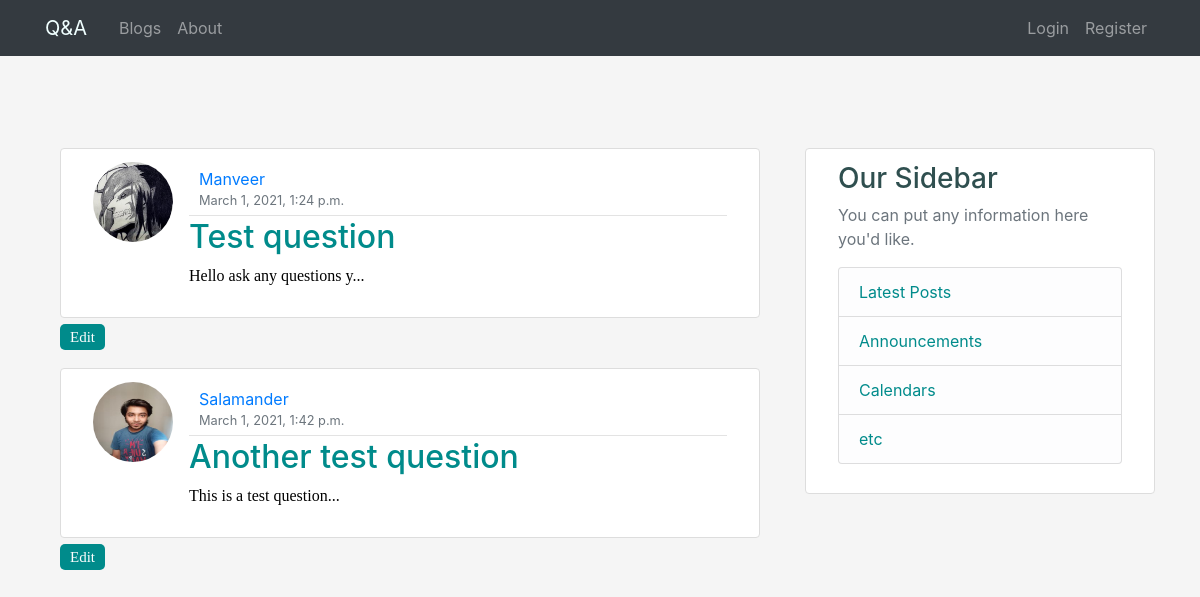
Before: /quesans/ with the older database file.
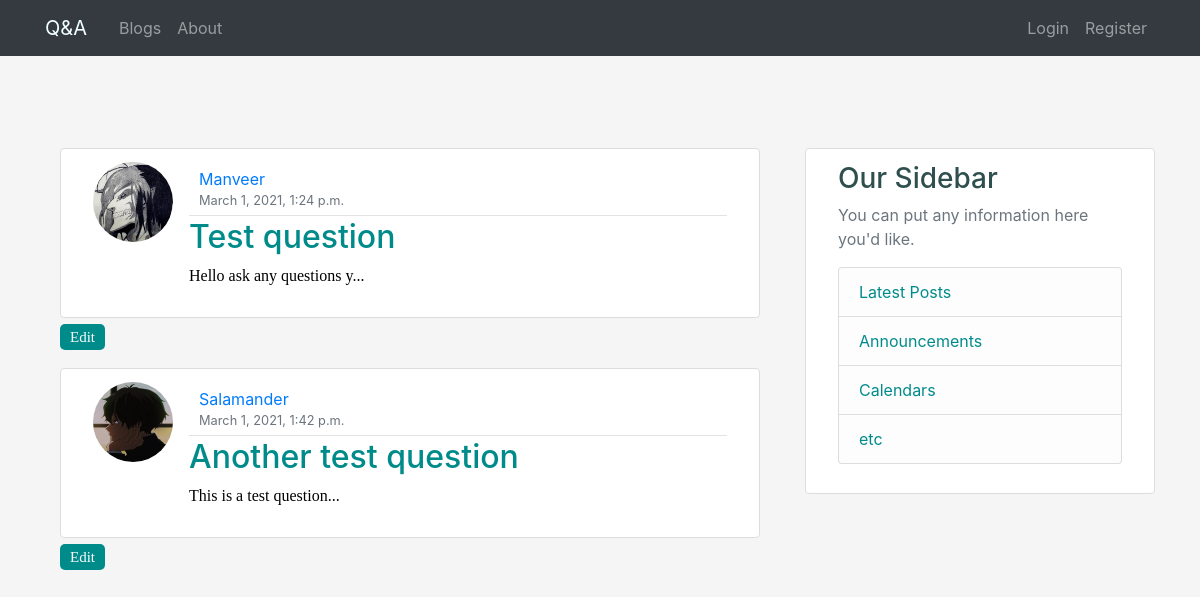
After: the same page with the newer database file.
### quesans/models.py (models this page shows, shortened)
class Question(models.Model):
    title = models.CharField(max_length=100)
    desc = models.TextField()
    author=models.ForeignKey(User,on_delete=models.CASCADE,default=None)
    created_on = models.DateTimeField(auto_now=True)
    slug=models.SlugField()
    def snippet(self):
        return self.desc[:25]+"..."

### users/models.py (models this page shows, shortened)
class Profile(models.Model):
    user = models.OneToOneField(User, on_delete=models.CASCADE)
    image = models.ImageField(default='default.jpg', upload_to='profile_pics')
    bio = models.TextField(default="No Bio")
    face_encode = models.FileField(upload_to='face_encodes', blank=True)
    two_factor = models.BooleanField(default=False)
    following = models.ManyToManyField(
        User, related_name='following')

### quesans/views.py (the view)
# urls.py: path('',views.QuestionListView.as_view(),name='clist'),
class QuestionListView(ListView):
    model=Question
    template_name='quesans/listall.html'
    context_object_name='questions'
    ordering=['created_on']

### quesans/templates/quesans/listall.html
{% extends 'quesans/base_layout.html' %}
{% block content %}
    {% for question in questions %}
    <article class="media content-section">
        <img class="rounded-circle article-img" src="{{question.author.profile.image.url }}" width='50' height='50' >
        <div class="media-body">
        <div class="article-metadata">
            <a class="mr-2" href="#">{{question.author}}</a>
            <small class="text-muted">{{question.created_on}}</small>
        </div>
        <h2><a class="article-title" href="{% url 'quesans:qthread' question.slug %}">{{ question.title }}</a></h2>
        <p class="article-content">{{ question.snippet }}</p>
        </div>
    </article>
    <a href="{% url 'quesans:qupdate' question.pk %}" class='btn btn-info' role='button'>Edit</a>
    {% endfor %}
{% endblock %}

Changed rows visible on the page:
changed through a linked row, Question "Another test question": author.profile.image: a different picture
